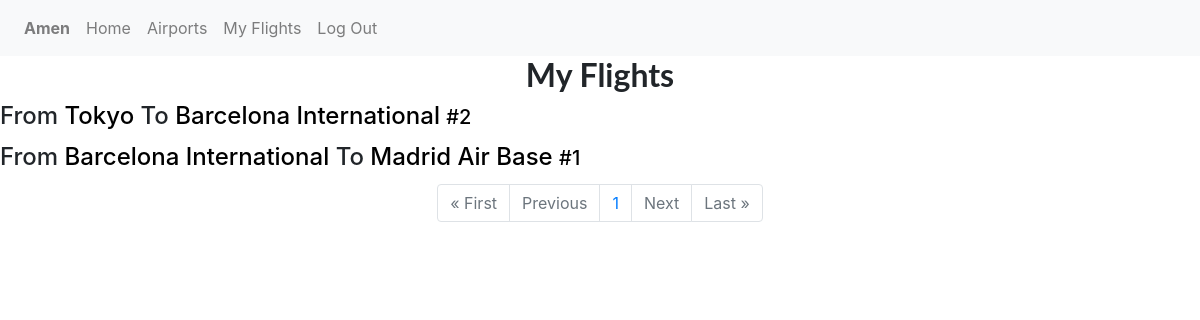
The page /myflights (signed in) on the database its author committed.
### flights/models.py (models this page shows, shortened)
class User(AbstractUser):
    pass

class Flight(models.Model):
    origin = models.ForeignKey('Airport', on_delete=models.CASCADE, related_name="From")
    destination = models.ForeignKey('Airport', on_delete=models.CASCADE,related_name="To")
    passengers = models.ManyToManyField('User', blank=True)

class Airport(models.Model):
    code = models.CharField(max_length=64)
    name = models.CharField(max_length=64)

### flights/views.py (the view)
# urls.py: path("myflights", views.my_flights, name="myflights")
@login_required(login_url='/login')
def my_flights(request):
    flights = Flight.objects.filter(passengers=request.user).order_by('id').reverse()
    paginator = Paginator(flights, 15)
    page_number = request.GET.get('page')
    page_obj = paginator.get_page(page_number)
    context = {
        'flights': flights,
        'page_obj':page_obj
    }
    return render(request, "flights/myflights.html", context)

### flights/templates/flights/myflights.html
{% extends "flights/layout.html" %}
{% block body %}
    <h2 style="text-align:center;font-family:Lato;"><b>My Flights</b></h2>
    {% if flights %}
        {% for flight in flights %}
          <div class="flight">
            <div>
              <h4>From <a href="/code/{{flight.origin.code}}">{{flight.origin.name}}</a> To <a href="/code/{{flight.destination.code}}">{{flight.destination.name}}</a>
                <a style="font-size:20px;" href="/flight/{{flight.id}}">#{{flight.id}}</a></h4>
            </div>
          </div>
        {% endfor %}
        <div class="container">
               <ul class="pagination justify-content-center">
                   {% if page_obj.has_previous %}
                       <li class="page-item"><a href="?page=1" class="page-link">&laquo; First</a></li>
                       <li class="page-item"><a href="?page={{ page_obj.previous_page_number }}" class="page-link">Previous</a></li>
                   {% else %}
                   <li class="page-item disabled"><a class="page-link">&laquo; First</a></li>
                   <li class="page-item disabled"><a class="page-link">Previous</a></li>
                   {% endif %}
                   {% if page_obj.number %}
                   <li class="page-item"><a class="page-link" href="?page={{page_obj.number}}">{{ page_obj.number }}</a></li>
                   {% else %}
                   <li class="page-item"><a class="page-link">0</a></li>
                   {% endif %}
                   {% if page_obj.has_next %}
                   <li class="page-item"><a href="?page={{ page_obj.next_page_number }}" class="page-link">Next</a></li>
                   <li class="page-item"><a href="?page={{ page_obj.paginator.num_pages }}" class="page-link">Last &raquo;</a></li>
                   {% else %}
                   <li class="page-item disabled"><a class="page-link">Next</a></li>
                   <li class="page-item disabled"><a class="page-link">Last &raquo;</a></li>
                   {% endif %}
               </ul>
        </div>
    {% else %}
      <h2 style="text-align:center; color:red;"><b>You haven't booked any flight yet</b></h2>
    {% endif %}
{% endblock %}

### flights/templates/flights/layout.html (shortened to what this page needs)
{% load static %}
<!DOCTYPE html>
<html lang="en">
    <head>
        <link rel="stylesheet" href="https://stackpath.bootstrapcdn.com/bootstrap/4.4.1/css/bootstrap.min.css">
        <link href="{% static 'flights/style.css' %}" rel="stylesheet">
    </head>
    <body>
        <nav class="navbar navbar-expand-lg navbar-light bg-light">
            <div>
              <ul class="navbar-nav mr-auto">
                {% if user.is_authenticated %}
                    <li class="nav-item">
                        <a class="nav-link" href="#"><strong>{{ user.username }}</strong></a>
                    </li>
                    <li class="nav-item">
                      <a class="nav-link" href="{% url 'index' %}">Home</a>
                    </li>
                    <li class="nav-item">
                      <a class="nav-link" href="{% url 'airports' %}">Airports</a>
                    </li>
                    <li class="nav-item">
                      <a class="nav-link" href="{% url 'myflights' %}">My Flights</a>
                    </li>
                    <li class="nav-item">
                        <a class="nav-link" href="{% url 'logout' %}">Log Out</a>
                    </li>
                {% endif %}
              </ul>
            </div>
          </nav>
        <div class="body">
            {% block body %}
            {% endblock %}
        </div>
    </body>
</html>

### flights/static/flights/style.css (style rules this page uses)
a { text-decoration: none; color: black; }
.flight { margin-bottom: 1%; }

### rows shown on the page
User: username "Amen"
Flight: origin.name "Tokyo", destination.name "Barcelona International", id "2"
Flight: origin.name "Barcelona International", destination.name "Madrid Air Base", id "1"

### other values the page prints
{{ page_obj.number }} "1"
